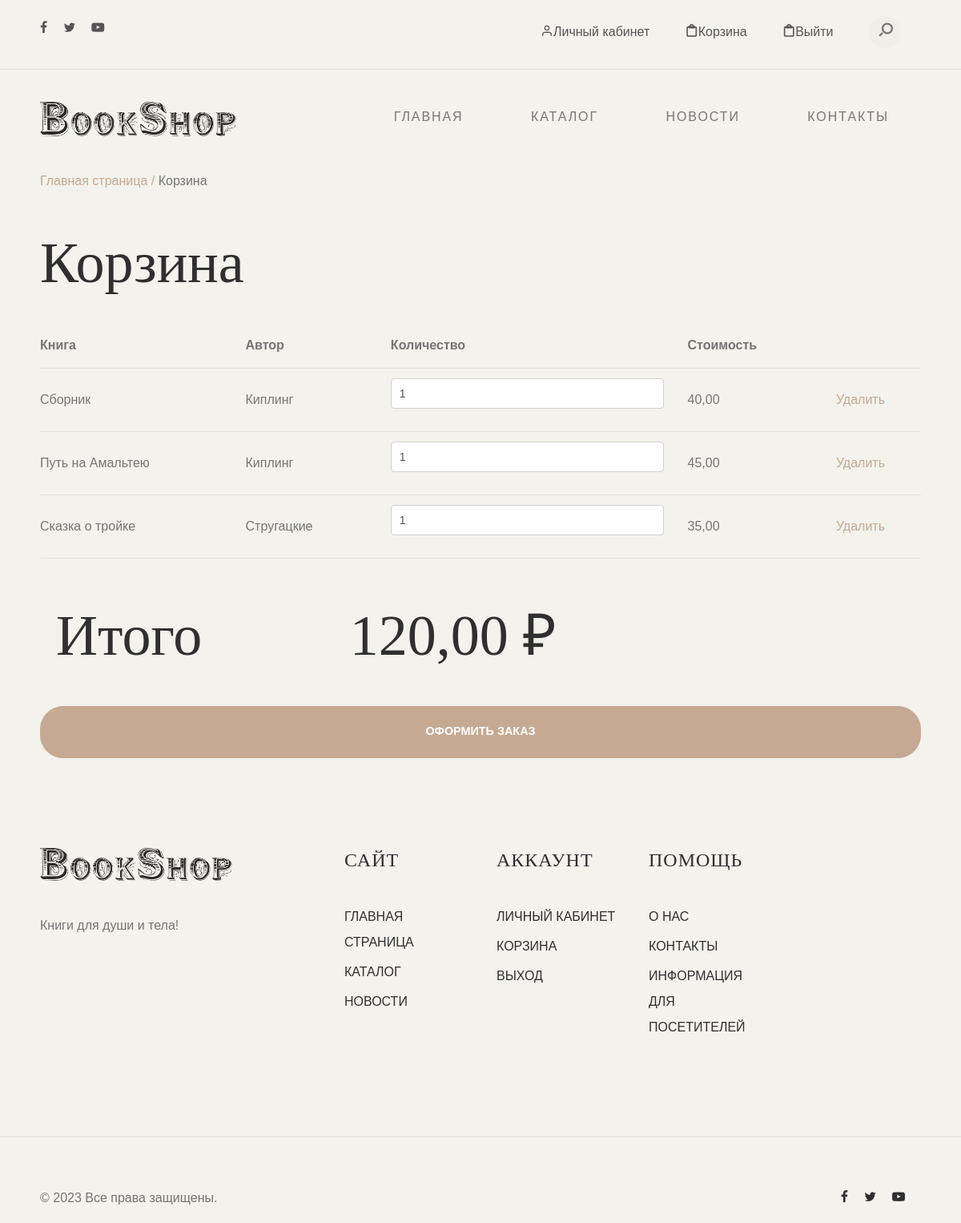
Before: /cart/ (signed in) with the older database file.
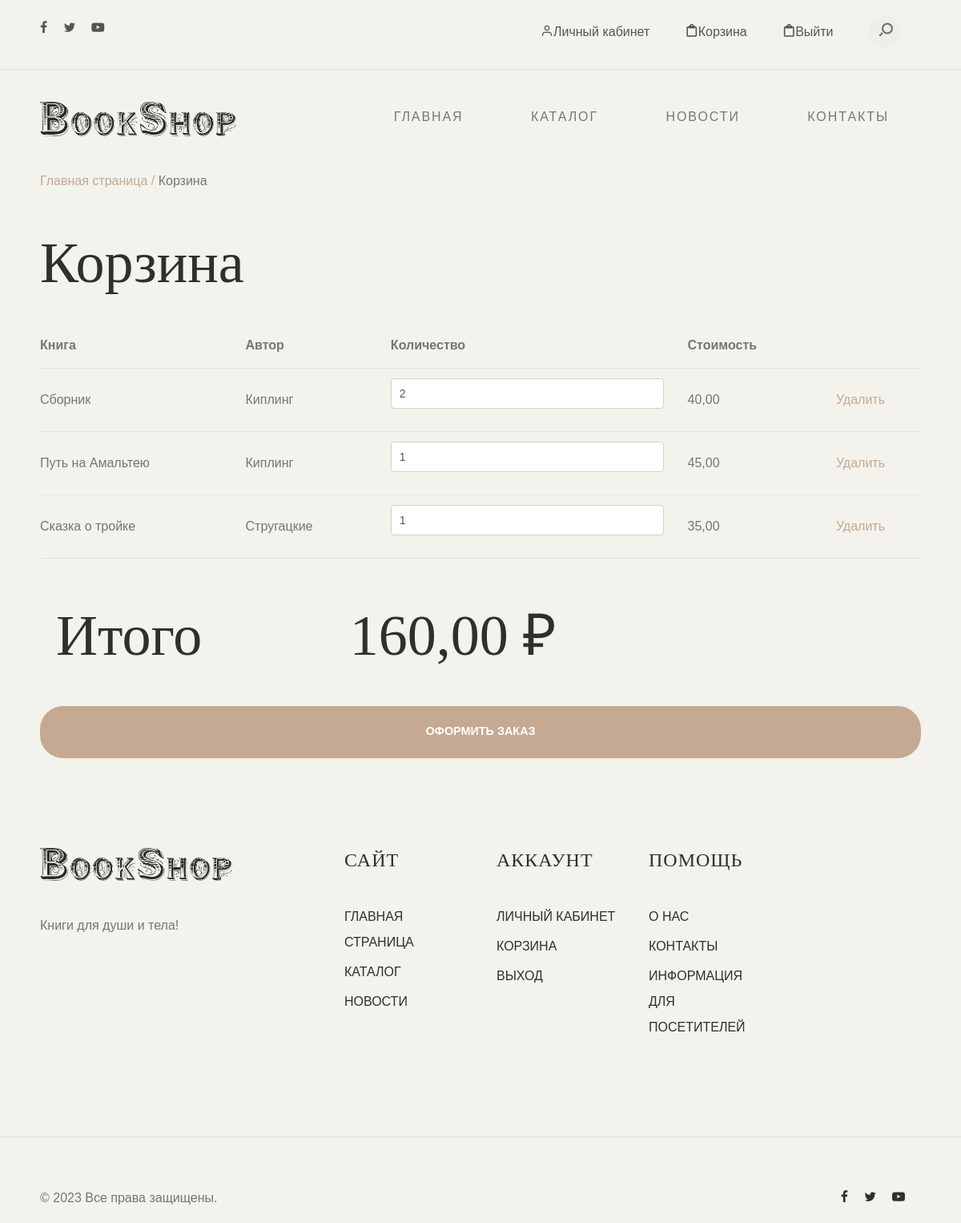
After: the same page with the newer database file.
### basketapp/models.py (models this page shows, shortened)
class Basket(models.Model):
    user = models.ForeignKey(User, on_delete=models.CASCADE)
    book = models.ForeignKey(Book, on_delete=models.CASCADE)
    create_date = models.DateField(auto_now_add=True)
    update_date = models.DateField(auto_now=True)
    status = models.CharField(max_length=20, choices=STATUS, default=DEFAULT_STATUS)
    quantity = models.PositiveIntegerField(default=1)
    def sum(self):
        return self.quantity * self.book.price
    def get_basket(self):
        return Basket.objects.filter(user=self.user)
    def total_sum(self):
        baskets = self.get_basket()
        return sum(basket.sum() for basket in baskets)

### authapp/models.py (models this page shows, shortened)
class User(AbstractUser):
    NOT_SELECTED = '------'
    GENDER = {
        (NOT_SELECTED, '------'),
        ('М', 'М'),
        ('Ж', 'Ж')
    }
    DEFAULT = '------'
    GROUP_USER = {
        (DEFAULT, 'Customer'),
        ('Seller', 'Seller'),
        ('Moderator', 'Moderator')
    }
    gender = models.CharField(max_length=20, choices=GENDER, default=NOT_SELECTED)
    in_group = models.CharField(max_length=20, choices=GROUP_USER, default=DEFAULT)
    age = models.PositiveIntegerField(default=0)
    address = models.CharField(max_length=100)
    telephone = models.CharField(max_length=30)
    date_update = models.DateField(auto_now_add=True)

### mainapp/models.py (models this page shows, shortened)
class Book(models.Model):
    name = models.CharField(max_length=64)
    author = models.CharField(max_length=64, blank=True)
    foto = models.ImageField(upload_to='book_images', blank=True)
    article = models.IntegerField()
    date_receipt = models.DateField()
    category = models.ForeignKey(BookCategory, on_delete=models.CASCADE)
    description = models.TextField()
    price = models.DecimalField(max_digits=8, decimal_places=2)
    date_create = models.DateField(auto_now_add=True)
    date_update = models.DateField(auto_now=True)

### basketapp/views.py (the view)
# urls.py: path('cart/', cart, name='cart'),
def cart(request):
    baskets = Basket.objects.filter(user=request.user)
    context = {
        'baskets': baskets,
    }
    return render(request, 'basketapp/cart.html', context)

### basketapp/templates/basketapp/cart.html
{% extends 'mainapp/extends/base.html'%}
{% block  content %}
<div id="header-wrap">
    {% include 'mainapp/includes/header.html'%}
    {% include 'mainapp/includes/menu.html'%}
</div>
<section>
    <div class="container">
        <div class="row">
            <div class="col-md-12">
                <div class="breadcrumbs">
                    <span class="item"><a href="{% url 'index' %}">Главная страница /</a></span>
                    <span class="item">Корзина</span>
                </div>
            </div>
        </div>
    </div>
</section>
<div>
    <div class="container">
        <div class="row">
            <div class="col-md-12">
                <div class="colored">
                    <h1 class="page-title">Корзина</h1>
                </div>
            </div>
        </div>
    </div>
</div>
{% include 'basketapp/includes/basket.html'%}
{% include 'mainapp/includes/footer.html'%}
{% endblock %}

### basketapp/templates/basketapp/includes/basket.html (shortened to what this page needs)
<div class="container basket_list">
    <div class="row">
        <div class="col-md-12">
            <table class="u-full-width">
                <thead>
                <tr>
                    <th>Книга</th>
                    <th>Автор</th>
                    <th>Количество</th>
                    <th>Стоимость</th>
                    <th></th>
                </tr>
                </thead>
                {% if baskets %}
                <tbody>
                    {% for basket in baskets %}
                    <tr>
                        <td>{{ basket.book.name }}</td>
                        <td>{{ basket.book.author }}</td>
                        <td>
                            <div class="form-group">
                                <input name="{{ basket.id }}" type="number" class="form-control" id="count" value="{{ basket.quantity }}" min="0">
                            </div>
                        </td>
                        <td>{{ basket.book.price }}</td>
                        <td>
                            <a href="{% url 'basket:basket_remove' basket.id %}" class="btn-black">Удалить</a>
                        </td>
                    </tr>
                    {% endfor %}
                </tbody>
                {% endif %}
            </table>
            <div class="row">
                <div class="col-md-12">
                    <div class="col-md-4">
                        <h1 class="page-title">Итого</h1>
                    </div>
                    <div class="col-md-4">
                        <h3 class="page-title">{{ baskets.0.total_sum }} ₽</h3>
                    </div>
                </div>
            </div>
            <button class="btn btn-accent btn-pill btn-xlarge btn-full">Оформить заказ</button>
        </div>
    </div>
</div>

Changed rows visible on the page:
changed Basket "Сборник": quantity "1" → "2"; user+quantity+book "120,00" → "160,00"
